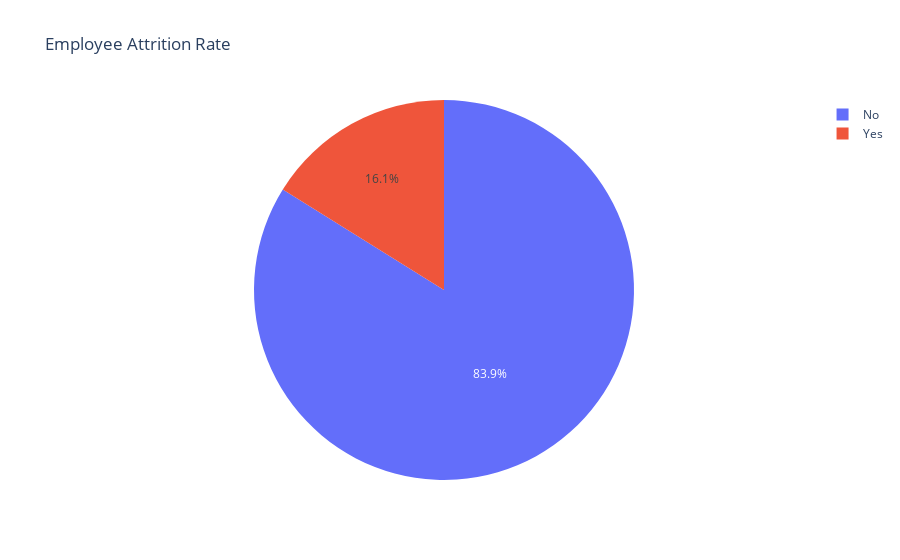

Notebook code for this chart:
### Markdown cell above
### Exam the target

### Code cell
import plotly.express as px

#counts = df["Attrtion"].value_couints(dropna=False)
#fig = px.pie(df, values=counts.values, names=counts.index, title="Attrition")
fig = px.pie(df, names="Attrition", title="Employee Attrition Rate")
fig.show()

### Figure 1 — Plotly figure (JSON) as saved in the notebook; plotly's stock layout.template omitted (floating-point values rounded to 4 significant figures; data arrays with more than 128 entries replaced by an {"elided": "..."} marker saying what was removed)
{"data": [{"domain": {"x": [0, 1], "y": [0, 1]}, "hovertemplate": "Attrition=%{label}<extra></extra>", "labels": {"elided": "1470 str values"}, "legendgroup": "", "name": "", "showlegend": true, "type": "pie"}], "layout": {"legend": {"tracegroupgap": 0}, "title": {"text": "Employee Attrition Rate"}}}
